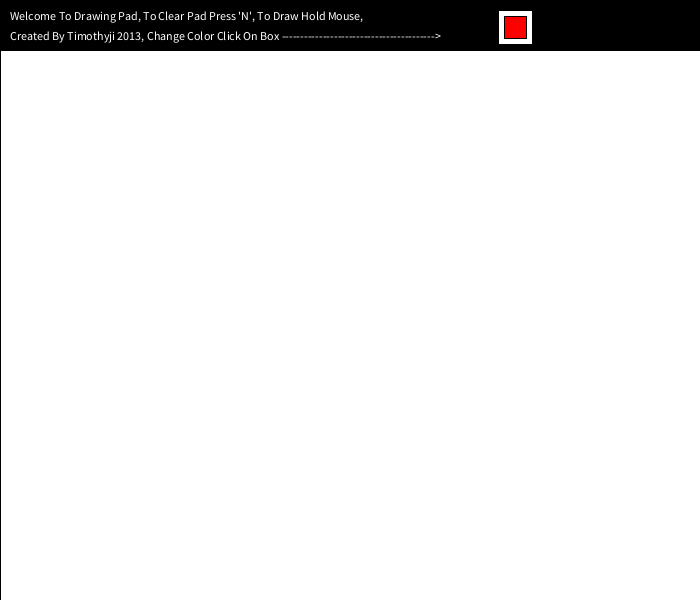
Frame 1 (no input)
Frame 60 (the mouse pressed at the canvas centre just before this capture): identical to frame 1, image omitted
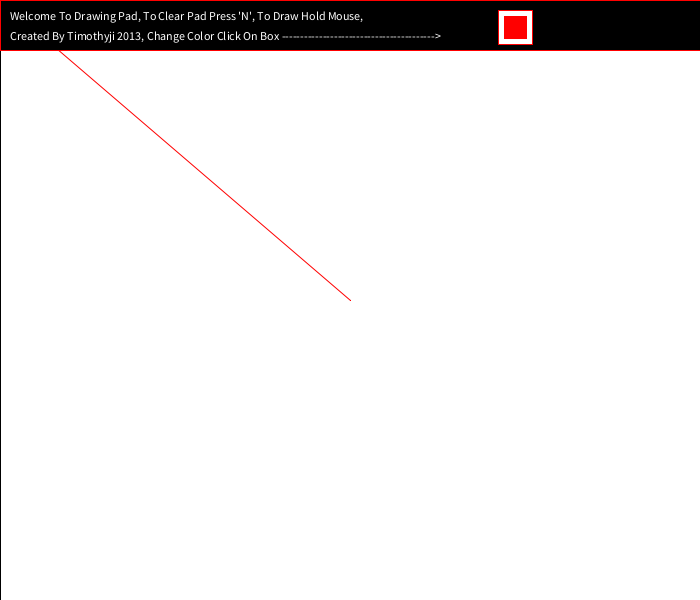
Frame 120 (the mouse held since frame 60 and released just before this capture)

The Processing sketch that drew these frames (run headless with seeded random() and noise(); from frame 60 on, the mouse is pressed at the canvas centre):

// Processing sketch: processing_103405
// ── processing_103405.pde

void setup()
{
 size(700, 600); 
 background(0);
 resetpad();
}

int Color = 0;
int r = 255;
int g = 0;
int b = 0;

void draw() {
  if (mousePressed) {
    if (mouseY > 50) {
      stroke(r, g, b);
      line(mouseX, mouseY, pmouseX, pmouseY);
    }
  }
  if (keyPressed) {
  if (key == 'n' || key == 'N') {
      resetpad();
    }
  }
  fill(0);
  rect(0, 0, 700, 50);
  fill(255);
  text("Welcome To Drawing Pad, To Clear Pad Press 'N', To Draw Hold Mouse,", 10, 20);
  text("Created By Timothyji 2013, Change Color Click On Box ----------------------------------------->", 10, 40);
  drawColor(r, g, b);
}

void mousePressed() {
  if (mouseX > 502) {
    if (mouseX < 526) {
      if (mouseY > 14) {
        if (mouseY < 38) {
          changecolor();
        }
      }
    }
  }
}

void changecolor() {
  if (Color == 0) {
    drawColor(0, 0, 0);
    Color = 1;
  } else if (Color == 1) {
    drawColor(0, 0, 255);
    Color = 2;
  } else if (Color == 2) {
    drawColor(255, 255, 0);
    Color = 3;
  } else if (Color == 3) {
    drawColor(0, 255, 0);
    Color = 4;
  } else if (Color == 4) {
    drawColor(255, 10, 230);
    Color = 5;
  } else if (Color == 5) {
    drawColor(255, 0, 0);
    Color = 6;
  } else if (Color == 6) {
    drawColor(255, 165, 0);
    Color = 0;
  }
}

void resetpad() {
  background(0);
  fill(255);
  text("Welcome To Drawing Pad, To Clear Pad Press Any Key. To Draw Hold Mouse", 10, 20);
  text("Created By: Timothy Ji - 2013", 10, 40);
  fill(255);
  rect(0, 50, 700, 550);
  drawColor(r, g, b);
}

void drawColor(int xr, int xg, int xb) {
  r = xr;
  g = xg;
  b = xb;
  fill(255);
  rect(498, 10, 34, 34);
  fill(r, g, b);
  rect(504, 16, 22, 22);
}
    
